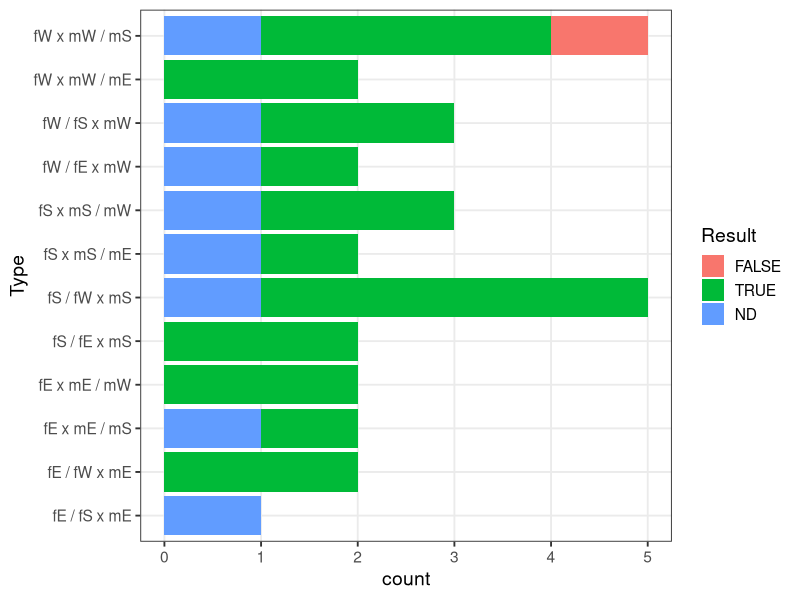
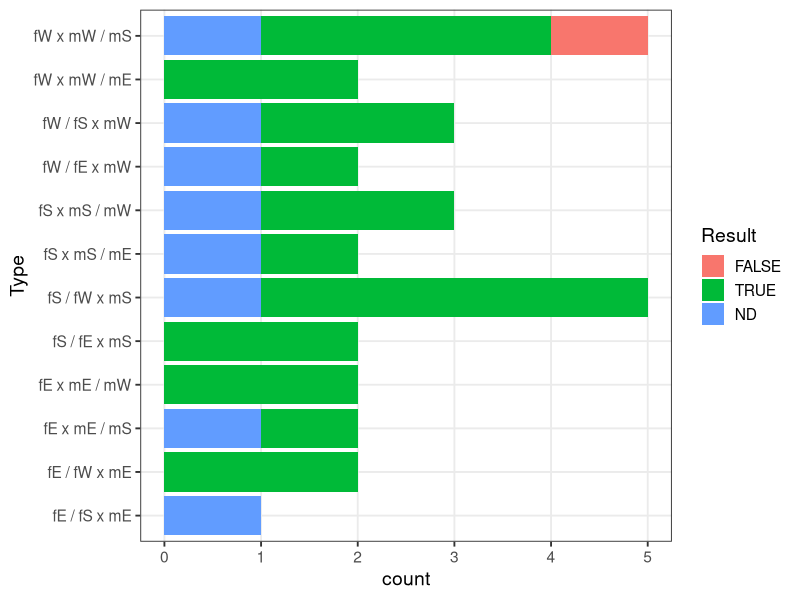

Here is the R script that generated these plots, in order:
library(openxlsx)
library(ggplot2)

mate.choice.tbl <- read.xlsx("../data/TableS2_mate_choice_exp.xlsx", sheet = "sorted")

mate.choice.tbl$Result <- factor(mate.choice.tbl$Result, levels = c("FALSE", "TRUE", "ND"))

ggplot(mate.choice.tbl) + geom_bar(aes(x = Type, fill = Result), position = "stack") + 
  coord_flip() + 
  theme_bw(base_size = 14) + theme(panel.grid.minor.x = element_blank())
#ggsave("mate_choice_draft.png")
ggsave("mate_choice_draft.svg")
